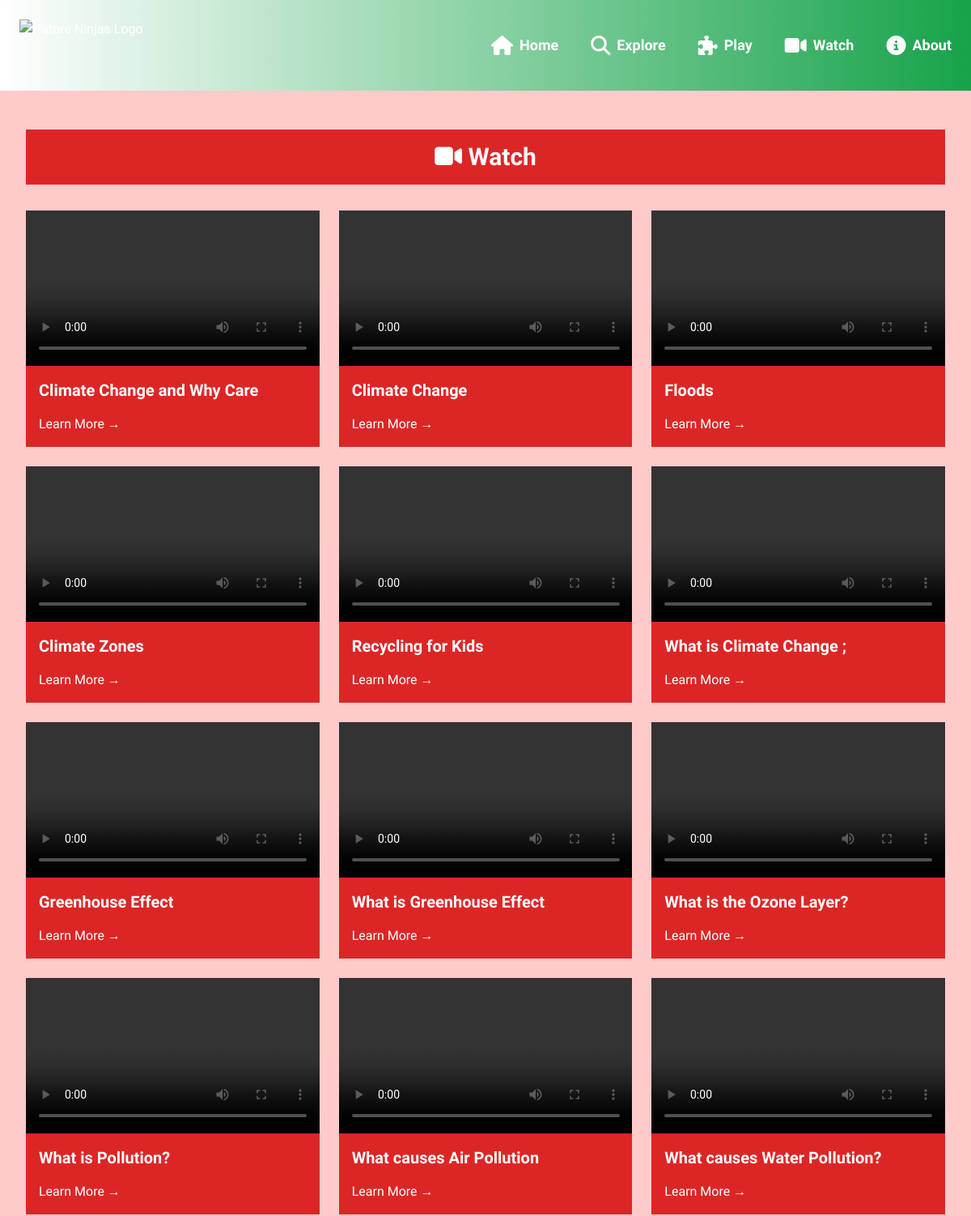
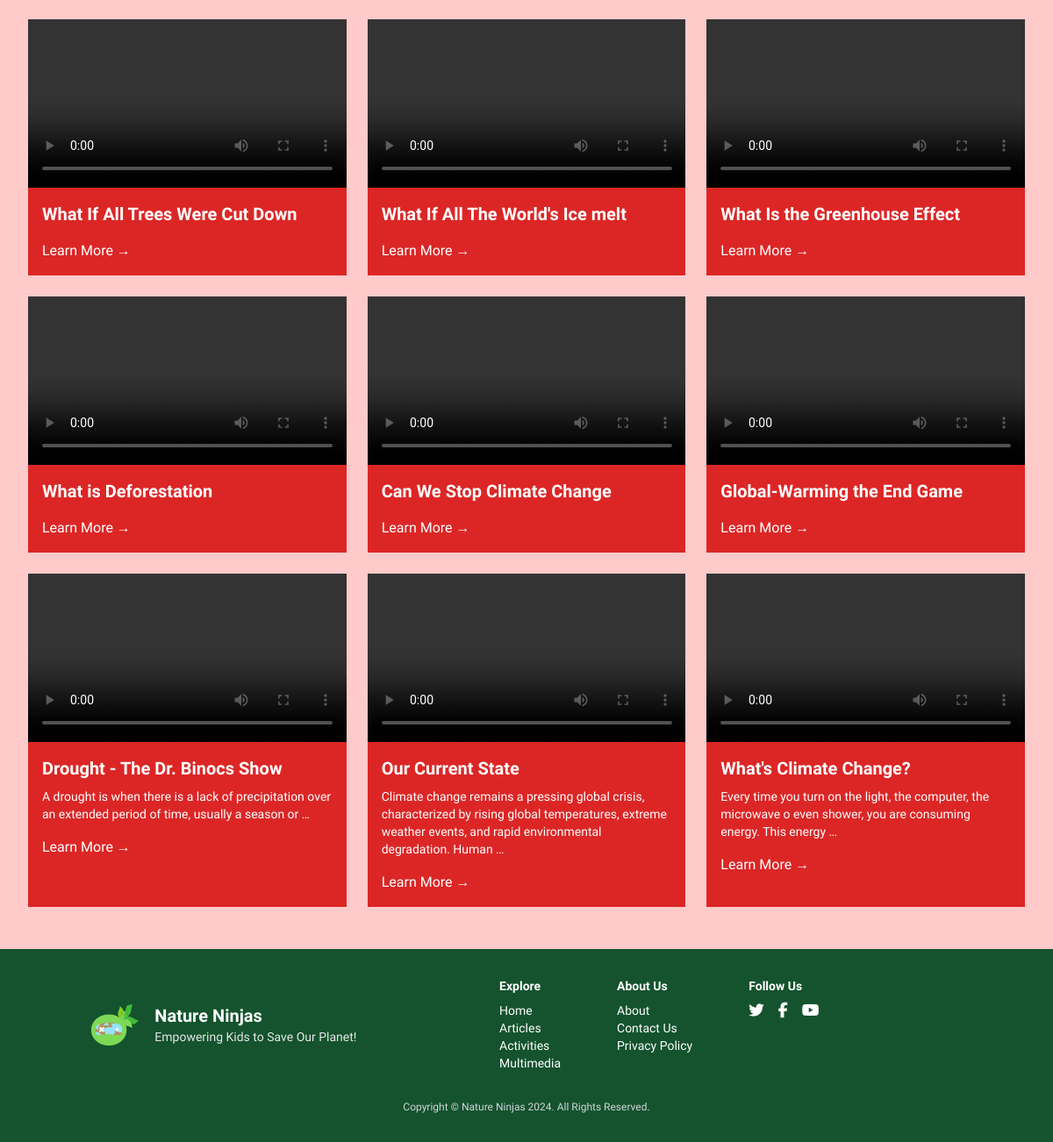
The page /multimedia/ on the database its author committed (2 pictures, top to bottom).
### core/models.py (models this page shows, shortened)
class Multimedia(models.Model):
    title = models.CharField(max_length=200)  # Title of the multimedia content
    description = models.TextField(blank=True)  # Description of the multimedia content
    file = models.FileField(upload_to="multimedia/")  # File upload (e.g., video, audio, or infographic)
    created_at = models.DateTimeField(auto_now_add=True)  # Timestamp

### core/views.py (the view)
# urls.py: path('multimedia/', views.multimedia_list, name='multimedia'),
def multimedia_list(request):
    multimedia = Multimedia.objects.all().order_by('-created_at')
    return render(request, 'multimedia/list.html', {'multimedia': multimedia})

### core/templates/multimedia/list.html (shortened to what this page needs)
{% extends 'base.html' %}
{% block content %}
    <div class="py-12 bg-red-200">
        <div class="max-w-7xl mx-auto px-4 sm:px-6 lg:px-8">
            <div class="bg-red-600 p-4 mb-8">
                <h2 class="text-3xl font-bold text-white text-center">
                    <i class="fas fa-video text-3xl"></i> <span>Watch</span>
                </h2>
            </div>
            {% if multimedia %}
                <div class="grid grid-cols-1 sm:grid-cols-2 lg:grid-cols-3 gap-6">
                    {% for media in multimedia %}
                        <div class="bg-red-600 overflow-hidden hover:scale-105 transition-transform">
                            <video controls class="w-full h-48">
                                <source src="{{ media.file.url }}" type="video/mp4">
                            </video>
                            <div class="p-4 text-white">
                                <h3 class="text-xl font-semibold mb-2">{{ media.title }}</h3>
                                <p class="text-sm mb-4">{{ media.description|truncatewords:20 }}</p>
                                <a href="{% url 'multimedia_detail' media.id %}"
                                   class="font-medium hover:underline">Learn More →</a>
                            </div>
                        </div>
                    {% endfor %}
                </div>
            {% else %}
                <p class="text-center text-red-600">No multimedia available at the moment.</p>
            {% endif %}
        </div>
    </div>
{% endblock %}

### rows shown on the page
Multimedia: title "Climate Change and Why Care"
Multimedia: title "Climate Change"
Multimedia: title "Floods"
Multimedia: title "Climate Zones"
Multimedia: title "Recycling for Kids"
Multimedia: title "What is Climate Change ;"
Multimedia: title "Greenhouse Effect"
Multimedia: title "What is Greenhouse Effect"
Multimedia: title "What is the Ozone Layer?"
Multimedia: title "What is Pollution?"
Multimedia: title "What causes Air Pollution"
Multimedia: title "What causes Water Pollution?"
Multimedia: title "What If All Trees Were Cut Down"
Multimedia: title "What If All The World's Ice melt"
Multimedia: title "What Is the Greenhouse Effect"
Multimedia: title "What is Deforestation"
Multimedia: title "Can We Stop Climate Change"
Multimedia: title "Global-Warming the End Game"
Multimedia: title "Drought - The Dr. Binocs Show", description "A drought is when there is a lack of precipitation over an extended period of time, usually a season or …"
Multimedia: title "Our Current State", description "Climate change remains a pressing global crisis, characterized by rising global temperatures, extreme weather events, and rapid environmental degradation. Human …"
Multimedia: title "What's Climate Change?", description "Every time you turn on the light, the computer, the microwave o even shower, you are consuming energy. This energy …"
